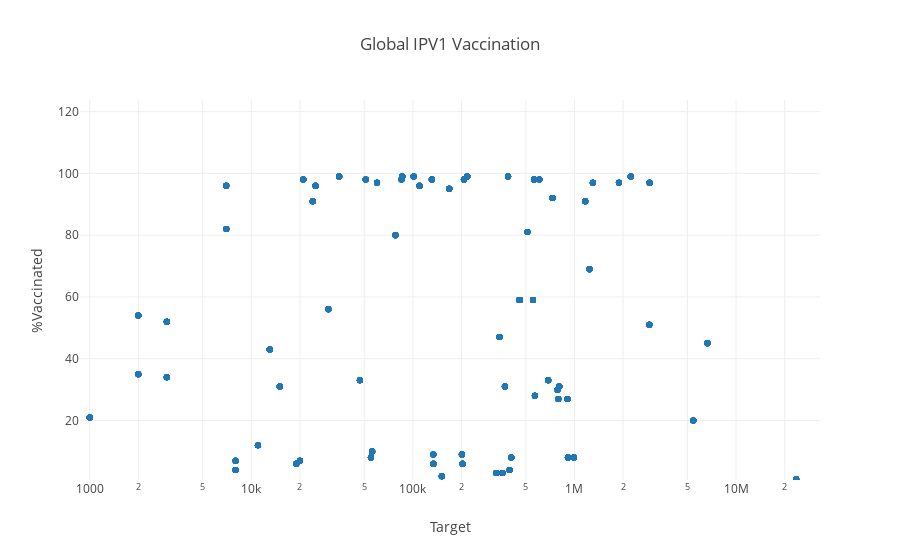

This figure's notebook cell:
### Code cell
# Get the max and min range of both axes
xmin = min(np.log10(dataset[x_column]))*0.98
xmax = max(np.log10(dataset[x_column]))*1.02
ymin = min(dataset[y_column])*0.75
ymax = max(dataset[y_column])*1.25

# Modify the layout
figure['layout']['xaxis'] = {'title': 'Target', 'type': 'log', 
                             'range': [xmin, xmax]}   
figure['layout']['yaxis'] = {'title': '%Vaccinated', 
                             'range': [ymin, ymax]} 
figure['layout']['title'] = 'Global IPV1 Vaccination'
figure['layout']['showlegend'] = False
figure['layout']['hovermode'] = 'closest'
plotly.offline.iplot(figure, config={'scrollzoom': True})

### Figure 1 — Plotly figure (JSON) as saved in the notebook; plotly's stock layout.template omitted (floating-point values rounded to 4 significant figures; data arrays with more than 128 entries replaced by an {"elided": "..."} marker saying what was removed)
{"data": [{"mode": "markers", "text": {"elided": "1540 str values"}, "type": "scatter", "uid": "a3c1acbb-320a-4d35-a943-427cf51713d8", "x": {"elided": "1540 int values"}, "y": {"elided": "1540 int values"}}], "layout": {"hovermode": "closest", "showlegend": false, "title": {"text": "Global IPV1 Vaccination"}, "xaxis": {"range": [2.94, 7.52], "title": {"text": "Target"}, "type": "log"}, "yaxis": {"range": [0.75, 123.8], "title": {"text": "%Vaccinated"}}}}
